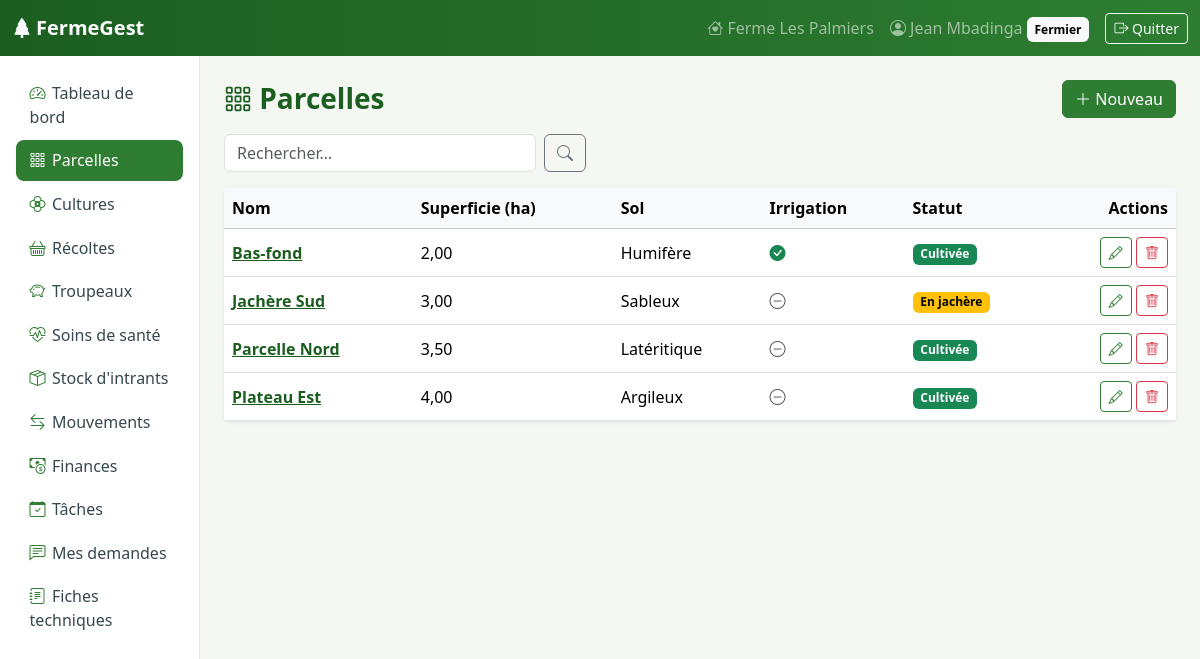
/exploitation/parcelles/ (signed in), run on the app's committed database.
### exploitation/models.py (models this page shows, shortened)
class Ferme(models.Model):
    proprietaire = models.OneToOneField(
        settings.AUTH_USER_MODEL, on_delete=models.CASCADE, related_name="ferme"
    )
    nom = models.CharField("Nom de la ferme", max_length=120)
    localisation = models.CharField("Localisation", max_length=160)
    superficie_totale = models.DecimalField(
        "Superficie totale (ha)", max_digits=8, decimal_places=2, default=0
    )
    description = models.TextField("Description", blank=True)
    date_creation = models.DateField("Date de création", default=timezone.localdate)
    class Meta:
        verbose_name = "Ferme"
        verbose_name_plural = "Fermes"

class Parcelle(models.Model):
    class TypeSol(models.TextChoices):
        ARGILEUX = "ARGILEUX", "Argileux"
        SABLEUX = "SABLEUX", "Sableux"
        LIMONEUX = "LIMONEUX", "Limoneux"
        HUMIFERE = "HUMIFERE", "Humifère"
        LATERITIQUE = "LATERITIQUE", "Latéritique"
    class Statut(models.TextChoices):
        LIBRE = "LIBRE", "Libre"
        CULTIVEE = "CULTIVEE", "Cultivée"
        JACHERE = "JACHERE", "En jachère"
    ferme = models.ForeignKey(Ferme, on_delete=models.CASCADE, related_name="parcelles")
    nom = models.CharField("Nom", max_length=80)
    superficie = models.DecimalField("Superficie (ha)", max_digits=7, decimal_places=2,
                                     validators=POSITIF)
    type_sol = models.CharField("Type de sol", max_length=12, choices=TypeSol.choices,
                                default=TypeSol.LIMONEUX)
    irrigation = models.BooleanField("Irrigation disponible", default=False)
    statut = models.CharField("Statut", max_length=10, choices=Statut.choices,
                              default=Statut.LIBRE)
    class Meta:
        ordering = ["nom"]
        unique_together = [("ferme", "nom")]

### exploitation/views.py (the view)
    class Liste(CloisonnementMixin, ListView):
        template_name = "crud/liste.html"
        paginate_by = 15
        def get_queryset(self):
            qs = super().get_queryset().select_related(*relations)
            q = self.request.GET.get("q", "").strip()
            if q and recherche:
                filtre = Q()
                for champ in recherche:
                    filtre |= Q(**{f"{champ}__icontains": q})
                qs = qs.filter(filtre)
            return qs
        def get_context_data(self, **kwargs):
            ctx = super().get_context_data(**kwargs)
            ctx.update(colonnes=colonnes, recherche=bool(recherche),
                       q=self.request.GET.get("q", ""),
                       peut_creer="c" in operations, peut_modifier="u" in operations,
                       peut_supprimer="d" in operations, detail=detail)
            return ctx

### comptes/context_processors.py (called while the page is built)
def navigation(request):
    user = request.user
    role, menu = None, []
    if user.is_authenticated:
        profil = getattr(user, "profil", None)
        if user.is_staff:
            role = "ADMIN"
        elif profil:
            role = profil.role
            modele = MENU_FERMIER if profil.est_fermier else MENU_EXPERT
            for libelle, nom_url, icone in modele:
                url = reverse(nom_url)
                actif = request.path == url or (
                    url.count("/") > 2 and request.path.startswith(url))
                menu.append({"libelle": libelle, "url": url, "icone": icone, "actif": actif})
    return {"role_courant": role, "menu": menu}

### comptes/models.py (called while the page is built)
    @property
    def est_fermier(self):
        return self.role == self.Role.FERMIER

### comptes/permissions.py (called while the page is built)
    def test_func(self):
        user = self.request.user
        profil = getattr(user, "profil", None)
        return bool(profil and profil.est_valide and profil.role == self.role_requis)

### exploitation/templatetags/crud_extras.py (called while the page is built)
@register.simple_tag
def cellule(objet, attribut):
    brut = getattr(objet, attribut, "")
    lecteur = getattr(objet, f"get_{attribut}_display", None)
    texte = lecteur() if lecteur else brut
    if isinstance(brut, bool):
        return format_html('<i class="bi {} "></i>', "bi-check-circle-fill text-success"
                           if brut else "bi-dash-circle text-muted")
    if brut is None or brut == "":
        return "—"
    if attribut in ATTRIBUTS_BADGE:
        return format_html('<span class="badge text-bg-{}">{}</span>',
                           BADGES.get(brut, "secondary"), texte)
    if not lecteur and isinstance(brut, (int, float)) or hasattr(brut, "as_tuple"):
        return formats.localize(brut, use_l10n=True)
    if hasattr(brut, "strftime"):
        return formats.date_format(brut, "SHORT_DATE_FORMAT")
    return texte

### exploitation/views.py (called while the page is built)
    def get_queryset(self):
        return self.modele.objects.filter(**{self.ferme_lookup: self.request.user.ferme})

    def get_context_data(self, **kwargs):
        ctx = super().get_context_data(**kwargs)
        ctx.update(prefixe=self.prefixe, titre_pluriel=self.titre_pluriel,
                   titre_singulier=self.titre_singulier, icone=self.icone)
        return ctx

### templates/crud/liste.html (shortened to what this page needs)
{% extends "base.html" %}{% load crud_extras %}
{% block contenu %}
<div class="d-flex flex-wrap justify-content-between align-items-center mb-3 gap-2">
  <h1 class="page-titre h3 mb-0"><i class="bi {{ icone }}"></i> {{ titre_pluriel }}</h1>
  <div class="d-flex gap-2">
    {% if peut_creer %}
    {% with nom_creer="exploitation:"|add:prefixe|add:"_creer" %}
      <a class="btn btn-primary" href="{% url nom_creer %}"><i class="bi bi-plus-lg"></i> Nouveau</a>
    {% endwith %}{% endif %}
  </div>
</div>
{% if recherche %}
<form class="row g-2 mb-3" method="get">
  <div class="col-sm-6 col-md-4"><input class="form-control" type="search" name="q" value="{{ q }}" placeholder="Rechercher…"></div>
  <div class="col-auto"><button class="btn btn-outline-secondary"><i class="bi bi-search"></i></button></div>
</form>
{% endif %}
<div class="card"><div class="table-responsive">
<table class="table table-hover align-middle mb-0">
  <thead class="table-light"><tr>
    {% for libelle, attr in colonnes %}<th>{{ libelle }}</th>{% endfor %}
    <th class="text-end">Actions</th>
  </tr></thead>
  <tbody>
  {% for obj in object_list %}
    <tr {% if obj.en_alerte %}class="ligne-alerte"{% endif %}>
      {% for libelle, attr in colonnes %}
        <td>
          {% if forloop.first and detail %}
            {% with nom_detail="exploitation:"|add:prefixe|add:"_detail" %}<a class="fw-semibold" href="{% url nom_detail obj.pk %}">{% cellule obj attr %}</a>{% endwith %}
          {% else %}{% cellule obj attr %}{% endif %}
        </td>
      {% endfor %}
      <td class="text-end text-nowrap">
        {% if peut_modifier %}{% with nom_mod="exploitation:"|add:prefixe|add:"_modifier" %}<a class="btn btn-sm btn-outline-primary" href="{% url nom_mod obj.pk %}"><i class="bi bi-pencil"></i></a>{% endwith %}{% endif %}
        {% if peut_supprimer %}{% with nom_sup="exploitation:"|add:prefixe|add:"_supprimer" %}<a class="btn btn-sm btn-outline-danger" href="{% url nom_sup obj.pk %}"><i class="bi bi-trash"></i></a>{% endwith %}{% endif %}
      </td>
    </tr>
  {% empty %}
    <tr><td colspan="{{ colonnes|length|add:1 }}" class="text-center text-muted py-5">
      <i class="bi {{ icone }} display-6"></i><br>Aucun élément enregistré pour le moment.</td></tr>
  {% endfor %}
  </tbody>
</table></div></div>
{% endblock %}

### templates/base.html (shortened to what this page needs)
{% load static %}<!DOCTYPE html>
<html lang="fr">
<head>
  <link rel="stylesheet" href="{% static 'vendor/bootstrap/bootstrap.min.css' %}">
  <link rel="stylesheet" href="{% static 'vendor/bootstrap-icons/bootstrap-icons.min.css' %}">
  <link rel="stylesheet" href="{% static 'css/app.css' %}">
</head>
<body>
<nav class="navbar navbar-dark navbar-ferme navbar-expand sticky-top">
  <div class="container-fluid">
    <a class="navbar-brand fw-bold" href="{% url 'comptes:accueil' %}"><i class="bi bi-tree-fill me-1"></i>FermeGest</a>
    <ul class="navbar-nav ms-auto align-items-center">
      {% if user.is_authenticated %}
        {% if role_courant == 'ADMIN' %}
          <li class="nav-item"><a class="nav-link" href="{% url 'admin:index' %}"><i class="bi bi-gear"></i> Administration</a></li>
        {% elif role_courant == 'FERMIER' %}
          <li class="nav-item"><a class="nav-link" href="{% url 'exploitation:ferme_modifier' %}"><i class="bi bi-house-heart"></i><span class="d-none d-lg-inline"> {{ user.ferme.nom }}</span></a></li>
        {% endif %}
        <li class="nav-item"><a class="nav-link" href="{% url 'comptes:profil' %}"><i class="bi bi-person-circle"></i><span class="d-none d-md-inline"> {{ user.get_full_name|default:user.username }}</span>
          {% if role_courant == 'EXPERT' %}<span class="badge text-bg-warning d-none d-sm-inline">Expert</span>{% elif role_courant == 'FERMIER' %}<span class="badge text-bg-light d-none d-sm-inline">Fermier</span>{% endif %}</a></li>
        <li class="nav-item">
          <form method="post" action="{% url 'comptes:deconnexion' %}" class="d-inline">{% csrf_token %}
            <button class="btn btn-sm btn-outline-light ms-2"><i class="bi bi-box-arrow-right"></i><span class="d-none d-md-inline"> Quitter</span></button>
          </form>
        </li>
      {% endif %}
    </ul>
  </div>
</nav>
<div class="container-fluid">
  <div class="row">
    {% if menu %}
    <aside class="col-md-3 col-lg-2 sidebar p-3 d-none d-md-block">
      <ul class="nav flex-column">
        {% for item in menu %}
        <li class="nav-item"><a class="nav-link {% if item.actif %}active{% endif %}" href="{{ item.url }}"><i class="bi {{ item.icone }}"></i>{{ item.libelle }}</a></li>
        {% endfor %}
      </ul>
    </aside>
    {% endif %}
    <main class="col p-4">
      {% block contenu %}{% endblock %}
    </main>
  </div>
</div>
</body>
</html>

### static/css/app.css (style rules this page uses)
:root { --fg-green:#2e7d32; --fg-green-dark:#1b5e20; --fg-soil:#6d4c41; --fg-bg:#f4f7f2; }
body { background: var(--fg-bg); }
.navbar-ferme { background: linear-gradient(90deg, var(--fg-green-dark), var(--fg-green)); }
.sidebar { min-height: calc(100vh - 56px); background:#fff; border-right:1px solid #e3e8e0; }
.sidebar .nav-link { color:#37474f; border-radius:.5rem; padding:.55rem .85rem; margin-bottom:2px; }
.sidebar .nav-link i { width:1.4rem; display:inline-block; color:var(--fg-green); }
.sidebar .nav-link.active { background:var(--fg-green); color:#fff; }
.sidebar .nav-link.active i { color:#fff; }
.card { border:0; box-shadow:0 1px 4px rgba(0,0,0,.08); }
.btn-primary { background:var(--fg-green); border-color:var(--fg-green); }
.btn-outline-primary { color:var(--fg-green); border-color:var(--fg-green); }
a { color:var(--fg-green-dark); }
.page-titre { color:var(--fg-green-dark); font-weight:700; }

### data on the page
Parcelle: nom "Bas-fond", superficie "2,00" "Humifère" "Cultivée", irrigation True (drawn)
Parcelle: nom "Jachère Sud", superficie "3,00" "Sableux" "En jachère", irrigation False (drawn)
Parcelle: nom "Parcelle Nord", superficie "3,50" "Latéritique" "Cultivée", irrigation False (drawn)
Parcelle: nom "Plateau Est", superficie "4,00" "Argileux" "Cultivée", irrigation False (drawn)

### other printed values
{{ user.ferme.nom }} "Ferme Les Palmiers"
{{ user.get_full_name|default:user.username }} "Jean Mbadinga"
{{ item.libelle }} "Tableau de bord" "Parcelles" "Cultures" "Récoltes" "Troupeaux" "Soins de santé" "Stock d'intrants" "Mouvements" "Finances" "Tâches" "Mes demandes" "Fiches techniques"
{{ titre_pluriel }} "Parcelles"
{{ libelle }} "Nom" "Superficie (ha)" "Sol" "Irrigation" "Statut"
